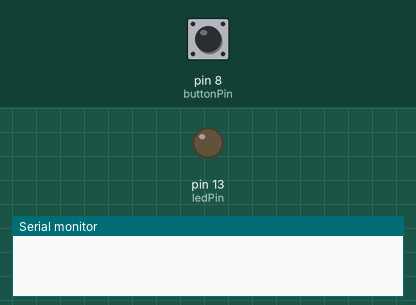
The sketch below on a simulated Arduino Uno, built with avr-gcc and run on an emulated ATmega328P. Shown: output pins drawn as LEDs (lit = HIGH), the last lines printed to the serial monitor. Inputs (shaded band) come from the test bench; at power-on: pin 8 (buttonPin) HIGH.

Above: at 1.2 s.
1.3 s: pin 8 (buttonPin) pulled LOW for 0.15 s
At 1.37 s:
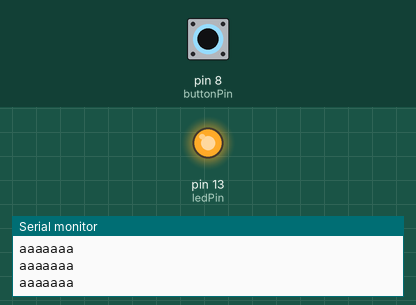
2.9 s: pin 8 (buttonPin) pulled LOW for 3.2 s
At 6.7 s:
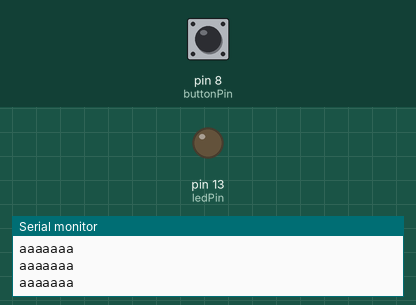
Timing chart, 0 to 8.2 s (numbered marks = the images above; inputs shaded):
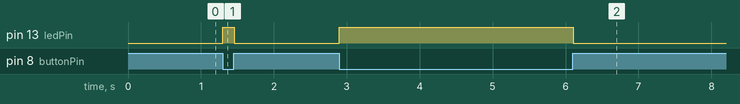

The sketch:

ledPrint.ino
```cpp
int ledPin = 13;
int buttonPin = 8;
//if button press led go on and serial go aaaaaaaa

void setup() {
 pinMode(ledPin, OUTPUT);
 pinMode(buttonPin, INPUT_PULLUP);
 Serial.begin(9600);
}

void loop() {
 if (digitalRead(buttonPin) == LOW) {
 digitalWrite(ledPin, HIGH);
 Serial.println("aaaaaaa");

 }

 else {
 digitalWrite(ledPin, LOW);
 }

}
```

Measured:
- after the input at 1.3 s, pin 13 (ledPin): LOW → HIGH at once, → LOW 0.16 s later
- after the input at 2.9 s, pin 13 (ledPin): LOW → HIGH at once, → LOW 3.2 s later
